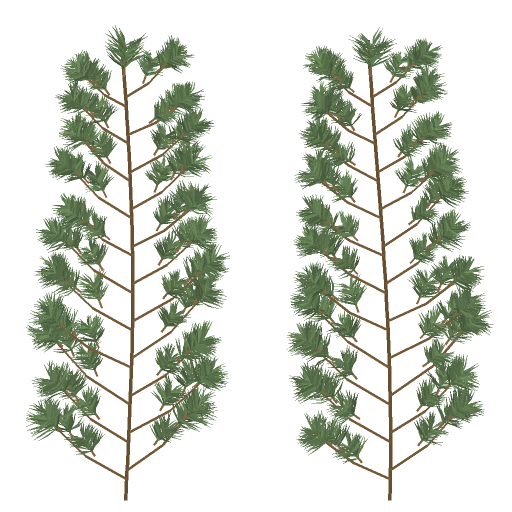
#> input picture native/Art/PineFascicles.png, 1024 x 1024 px, given in place of belfry-paper.jpg, which was not available (shown at 1/2 size)
$ python lantern_landscape.py
#> lines starting #> are read from the running program, lines starting #| are printed output that depends on the picture
"""Paint a continuous ink landscape across the six silk screens of a road lantern."""

from math import cos, exp, sin, tau
from pathlib import Path
from random import Random

from PIL import Image, ImageDraw, ImageOps


def paint(source, target):
    width, height = 1536, 512
    rng = Random(5341)
    silk = (
        Image.open(source)
        .convert("L")
        .resize((width, height), Image.Resampling.BICUBIC)
    )
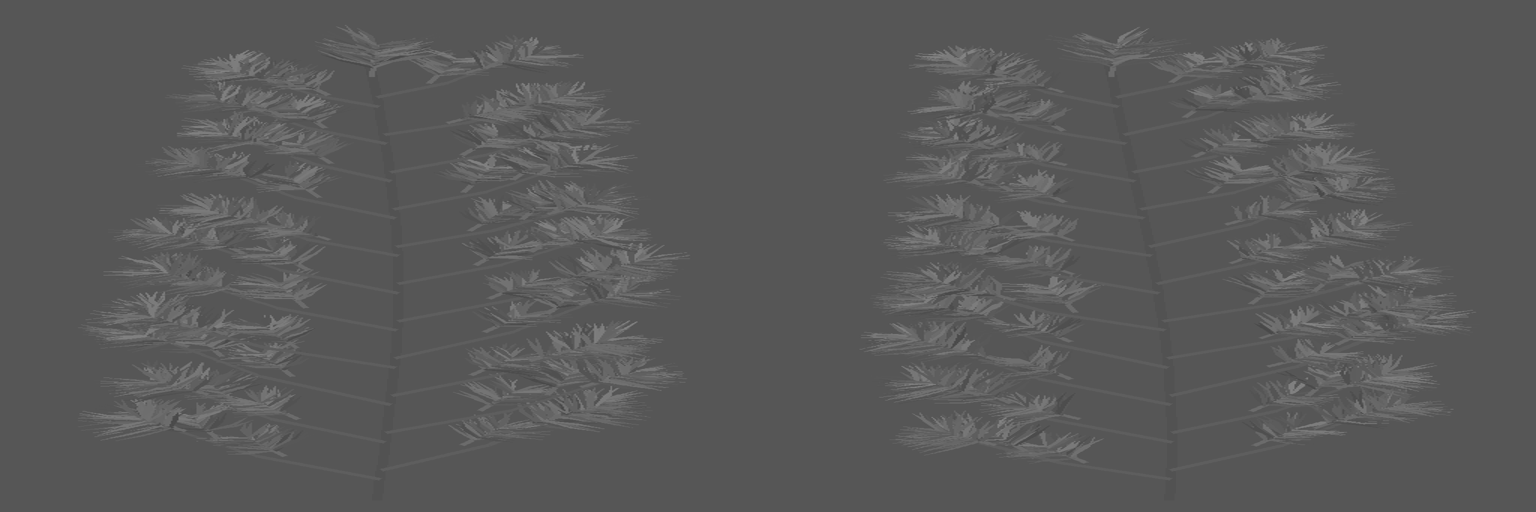
#> silk: PIL image 1536x512 L; min 70, max 135, mean 89.4
    silk = ImageOps.colorize(silk, (119, 76, 47), (245, 209, 151))
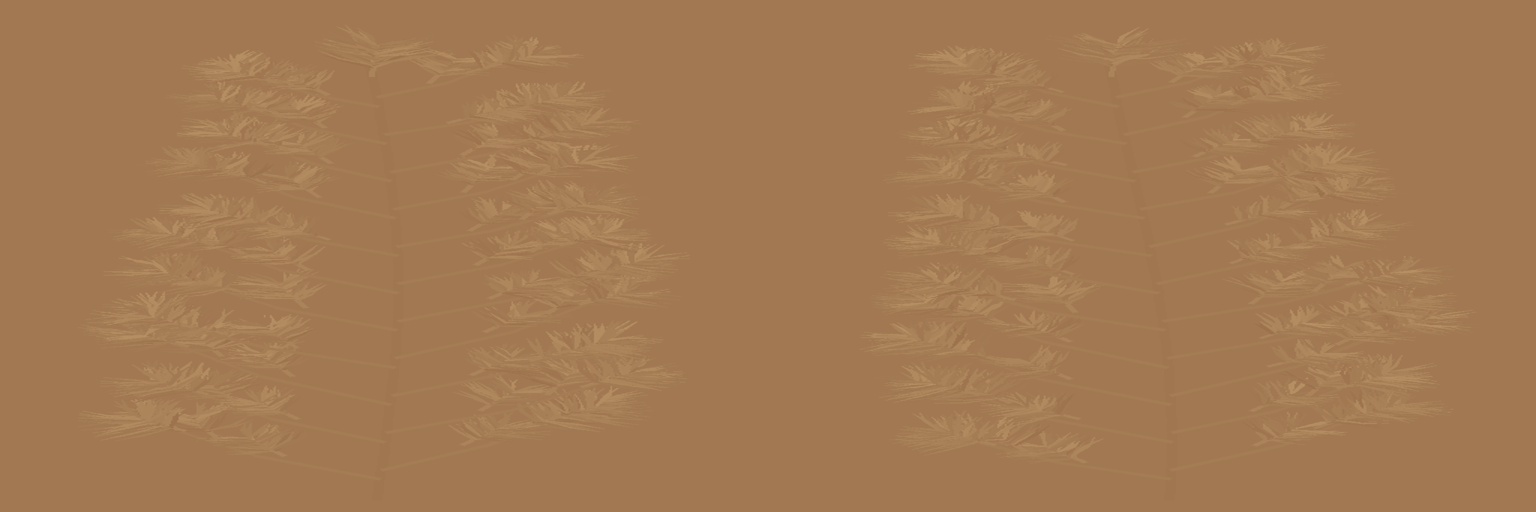
#> silk: PIL image 1536x512 RGB; mean R, G, B 162.7, 121.9, 83.3
    wash = Image.new("RGBA", silk.size)
#> wash: PIL image 1536x512 RGBA; every value is 0
    brush = ImageDraw.Draw(wash)
    for layer, base, rise, tint in [
        (0, 0.62, 0.28, (95, 94, 80, 70)),
        (1, 0.72, 0.24, (80, 85, 79, 105)),
        (2, 0.87, 0.15, (69, 73, 63, 145)),
    ]:

        def ridge(x):
            a = tau * x / width
            return int(
                height
                * (
                    base
                    - rise * abs(sin(3 * a + layer) + 0.3 * sin(7 * a + layer))
                    + 0.02 * cos(19 * a + layer)
                )
            )

        edge = [(x, ridge(x)) for x in range(0, width + 1, 3)]
        brush.polygon(edge + [(width, height), (0, height)], fill=tint)
        for _ in range(60):
            x = rng.randrange(width)
            y = ridge(x) + rng.randrange(2, 21)
            brush.line(
                [(x, y), (x - 6, y + 8), (x - 12, y + rng.randrange(15, 30))],
                fill=(*tint[:3], tint[3] // 2),
                width=2,
            )
    # Fine pine branch tiers climb the near ridge. Each tree has its own lean.
    for x, floor, tall in [
        (51, 455, 93),
        (93, 460, 54),
        (370, 441, 75),
        (997, 423, 98),
        (1030, 439, 63),
        (1390, 439, 70),
    ]:
        lean = rng.uniform(-0.15, 0.18)
        tip = (x + lean * tall, floor - tall)
        brush.line([(x, floor), tip], fill=(48, 54, 48, 190), width=3)
        for k in range(8):
            t = 0.13 + 0.10 * k
            mid = x + lean * tall * t
            y = floor - tall * t
            for side in (-1, 1):
                span = side * tall * (0.28 * (1 - t) + 0.025) * rng.uniform(0.75, 1.15)
                brush.polygon(
                    [
                        (mid, y - 6),
                        (mid + span, y - 4),
                        (mid + span * 1.13, y - 11),
                        (mid + span * 0.60, y + 2),
                        (mid, y + 4),
                    ],
                    fill=(52, 61, 50, 166),
                )
#> this loop made 6 passes
#> (lean, tip) on passes 1 to 6: (-0.00979, (50.09, 362)), (-0.14, (85.43, 406)), (-0.0447, (366.7, 366)), (-0.0639, (990.7, 325)), (0.0497, (1033.1, 376)), (-0.0774, (1384.6, 369))
    for x, y in [(183, 116), (200, 110), (812, 140), (827, 135), (1213, 99)]:
        brush.line(
            [(x - 5, y - 2), (x, y + 1), (x + 6, y - 4)],
            fill=(81, 68, 54, 150),
            width=2,
        )
    # The paper darkens towards the timber sockets above and below the flame.
    silk = Image.alpha_composite(silk.convert("RGBA"), wash).convert("RGB")
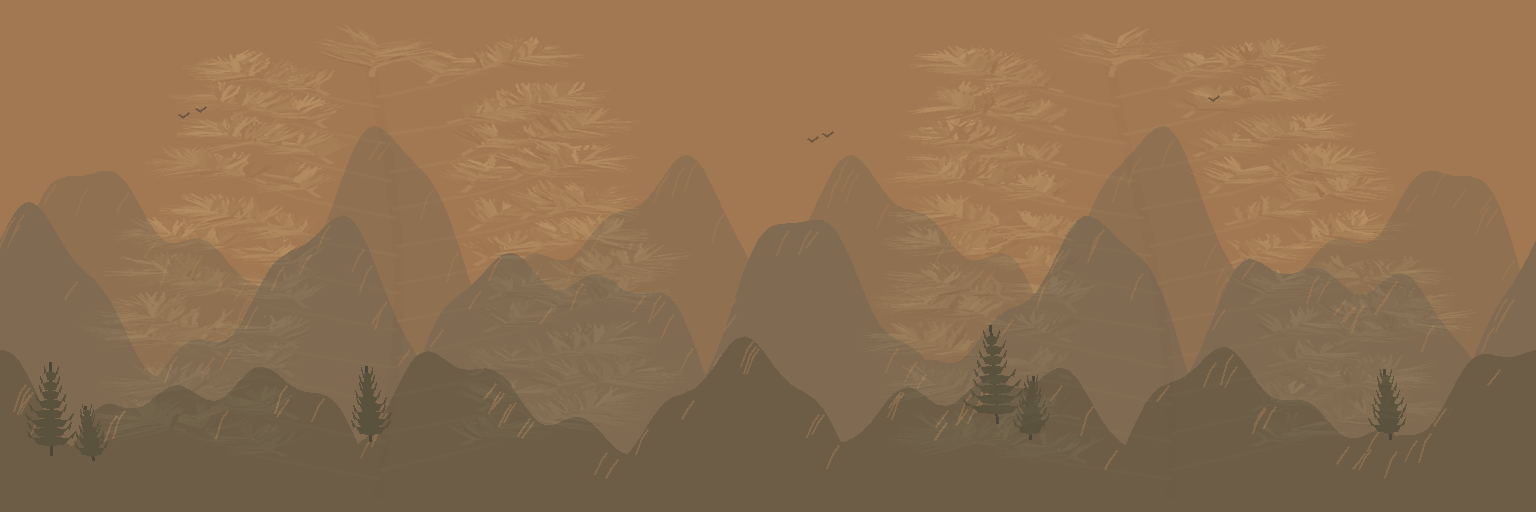
#> silk: PIL image 1536x512 RGB; mean R, G, B 140.8, 111.3, 80
    pixels = silk.load()
    for y in range(height):
        for x in range(width):
            v = y / height
            warm = exp(-(((v - 0.56) / 0.44) ** 2)) * (
                0.90 - 0.10 * cos(tau * 6 * x / width)
            )
            r, g, b = pixels[x, y]
            pixels[x, y] = (
                int(r * (0.80 + 0.20 * warm)),
                int(g * (0.65 + 0.29 * warm)),
                int(b * (0.61 + 0.25 * warm)),
            )
    silk.save(target, quality=92, subsampling=0)
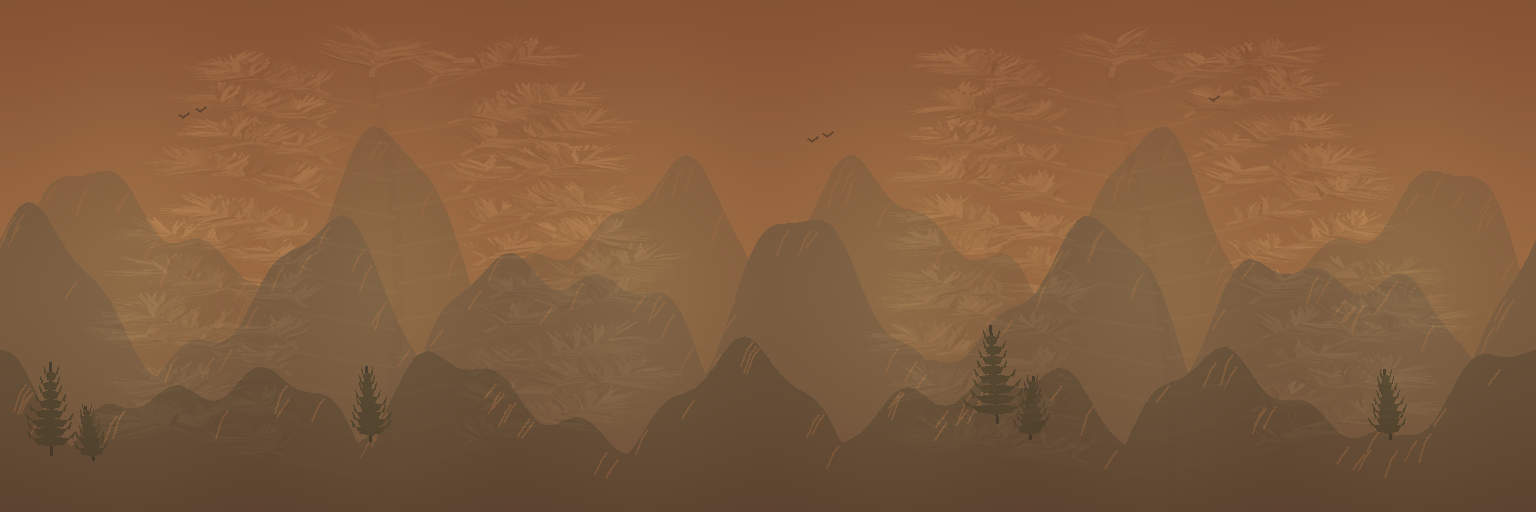
#> saved as LanternLandscape.jpg: PIL image 1536x512 RGB; mean R, G, B 129.5, 91.8, 60.8


if __name__ == "__main__":
    root = Path(__file__).resolve().parents[1]
    paint(
        root / "public/art/belfry-paper.jpg", root / "native/Art/LanternLandscape.jpg"
    )
